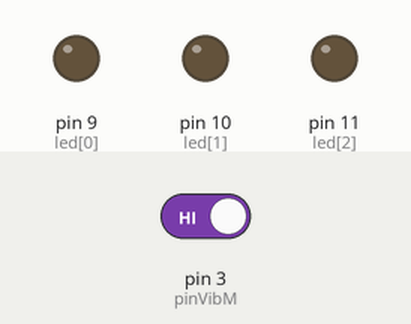
A sketch run on a simulated Arduino Uno, built with avr-gcc and run on an emulated ATmega328P. On the bench: output pins drawn as LEDs (lit = HIGH). The inputs (shaded band) are chosen by the test bench; at power-on: pin 3 (pinVibM) HIGH. What the sketch prints to the serial monitor is not drawn.

Above: at 1.2 s.
1.3 s: pin 3 (pinVibM) driven LOW
Timing chart, 0 to 4.3 s (numbered marks = the images above; inputs shaded):
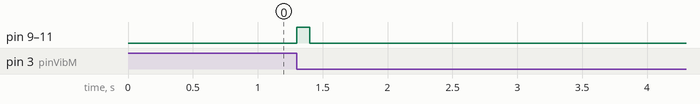

Measured:
- after the input at 1.3 s, pin 9 (led[0]), pin 10 (led[1]), pin 11 (led[2]): LOW → HIGH at once, → LOW 0.10 s later

The sketch:

DFR0027.ino
```cpp
const int pinVibM=3;
byte count =0;
const int led[3]={9,10,11};

void setup() {
  pinMode(pinVibM, INPUT);
  for(int i=0;i<3;i++){
  pinMode(led[i], OUTPUT);
  digitalWrite(led[i], 0);
  }
  Serial.begin(9600);
  attachInterrupt(1,countVib, FALLING);

}

void loop() {
  if(count !=0){
    count=0;
  for(int i=0;i<3;i++){
  digitalWrite(led[i], 1);
  }
    Serial.println(1);
    delay(100);
  } else {
    for(int i=0;i<3;i++){
  digitalWrite(led[i], 0);
  }
    Serial.println(0);
    delay(100);
  }
}

void countVib(){
  count++;
}
```
